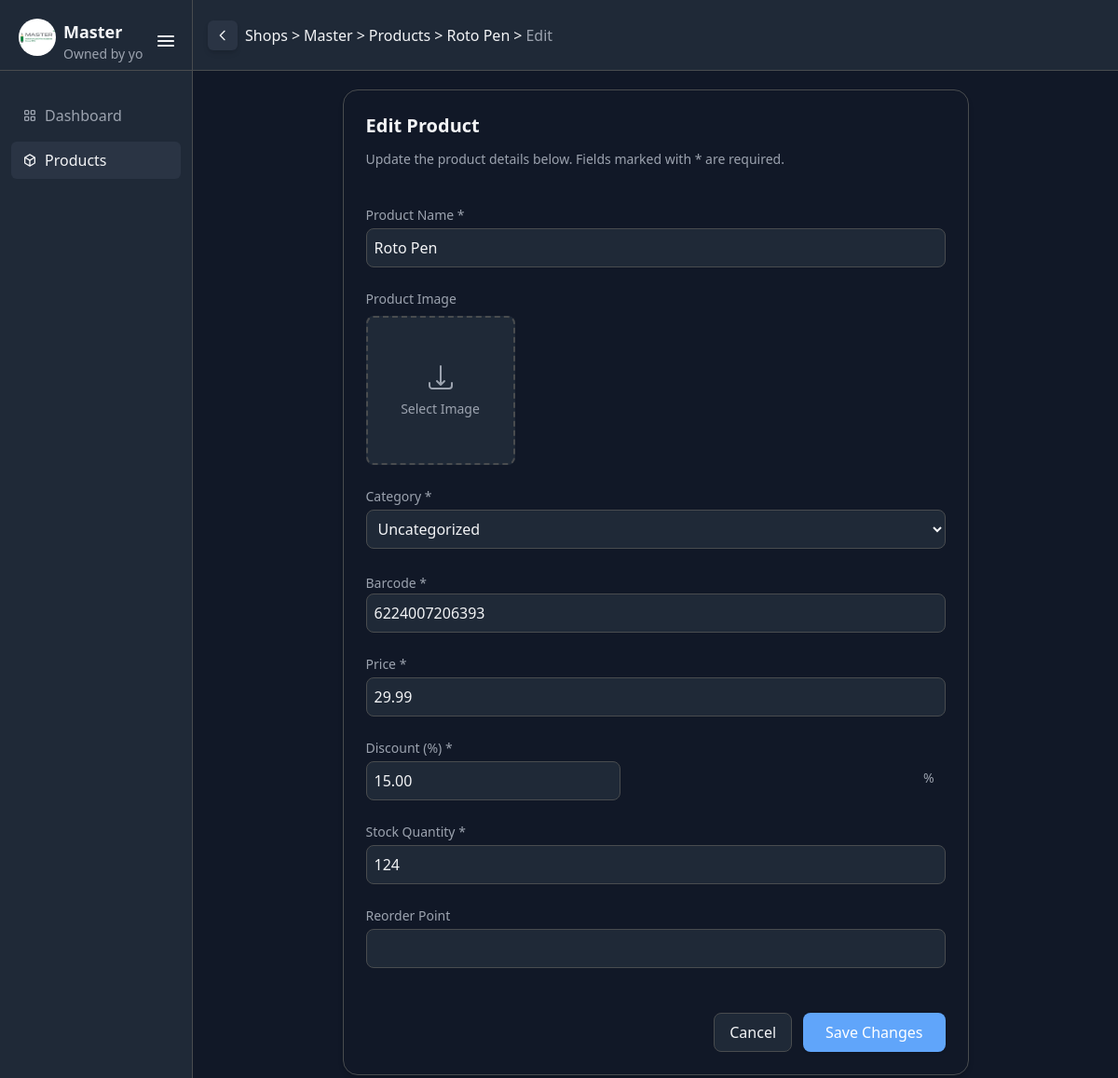
Page /shops/master/product/2/edit/ (signed in) on the committed database.
### pos/models.py (models this page shows, shortened)
class Shop(models.Model):
    name = models.CharField(max_length=100)
    owner = models.ForeignKey(User, on_delete=models.CASCADE, related_name="shops")
    managers = models.ManyToManyField(User, through='ShopManager')
    created_at = models.DateTimeField(auto_now_add=True)
    logo = models.ImageField(upload_to="logos/", null=True, blank=True)
    slug = models.SlugField(unique=True, blank=True)
    discount_percentage = models.DecimalField(max_digits=4, decimal_places=2, default=0)
    tax_percentage = models.DecimalField(max_digits=4, decimal_places=2, default=0)
    currency_code = models.CharField(max_length=10) # Examples: EGP, $, ect...
    def get_logo_url(self):
        if self.logo:
            return self.logo.url
        return "/media/defaults/logo.jpg"

class Product(models.Model):
    shop = models.ForeignKey(Shop, on_delete=models.CASCADE, related_name="products")
    name = models.CharField(max_length=200)
    barcode = models.CharField(max_length=13)
    price = models.DecimalField(max_digits=10, decimal_places=2)
    stock_quantity = models.IntegerField()
    discount_percentage = models.DecimalField(max_digits=5, decimal_places=2)
    price_after_discount = models.DecimalField(max_digits=10, decimal_places=2, blank=True, null=True)
    reorder_point = models.IntegerField(null=True, blank=True)
    is_deleted = models.BooleanField(default=False)
    marked_for_deletion_at = models.DateTimeField(null=True, blank=True)
    category = models.ForeignKey(Category, on_delete=models.SET_NULL, null=True, blank=True, related_name="products")
    image = models.ImageField(upload_to=image_upload_to, null=True, blank=True)
    class Meta:
        constraints = [
            models.UniqueConstraint(fields=['shop', 'barcode'], name='unique_shop_barcode_product')
            ]

### pos/views.py (the view, shortened to what this page needs)
# urls.py: path('shops/<str:slug>/product/<int:pk>/edit/', views.ProductUpdateView.as_view(), name='product_update'),
class ProductUpdateView(ShopAccessMixin, UpdateView):
    template_name = 'pos/shop/product_update.html'
    model = Product
    form_class = ProductForm
    active_page = "products"
    required_perms = ["can_edit_products"]
    def get_form(self, form_class=None):
        form =  super().get_form(form_class)
        form.fields["category"].queryset = Category.objects.filter(shop=self.shop)
        return form
    def get_queryset(self):
        return Product.objects.filter(shop=self.shop)
    def get_form_kwargs(self):
        kwargs = super().get_form_kwargs()
        kwargs["shop"] = self.shop
        return kwargs
    def get_breadcrumbs(self):
        base = super().get_breadcrumbs()
        base.extend([{"name": "Products", "url": reverse('products', args=[self.shop.slug])},
                     {"name": self.object.name, "url": reverse("product_details", args=[self.shop.slug, self.object.pk])},
                     {"name": "Edit", "url": None}])
        return base

### pos/forms.py
class ProductForm(forms.ModelForm):
    class Meta:
        model = Product
        fields = ['image', 'name', 'category', 'barcode', 'price', 'discount_percentage', 'stock_quantity', 'reorder_point']
    def __init__(self, *args, **kwargs):
        shop = kwargs.pop("shop", None)
        super().__init__(*args, **kwargs)
        if shop:
            self.fields["category"].queryset = Category.objects.filter(shop=shop)
            self.fields["category"].label_from_instance = lambda cat: cat.name
        self.fields['image'].widget.clear_checkbox_label = ''
        self.fields['category'].empty_label = None

### pos/templatetags/form_tags.py (called while the page is built)
@register.filter(name='add_class')
def add_class(field, css):
    return field.as_widget(attrs={'class': css})

### pos/views.py (called while the page is built, shortened)
    def get_breadcrumbs(self):
        return [{"name": "Shops", "url": reverse("home")},
                {"name": self.shop.name, "url": reverse("dashboard", args=[self.shop.slug])}]

    def dispatch(self, request, *args, **kwargs):
        slug = self.kwargs.get("slug")
        shop = get_object_or_404(Shop, slug=slug)
        if request.user.shops.filter(pk=shop.pk).exists():
            self.shop = shop
            self.isOwner = True
            self.shop_manager = None
            return super().dispatch(request, *args, **kwargs)

    def get_context_data(self, **kwargs):
        context =  super().get_context_data(**kwargs)
        context.update({
            'shop': self.shop,
            'isOwner': self.isOwner,
            'shop_manager': self.shop_manager,
            'active_page': self.active_page,
            'breadcrumbs': self.get_breadcrumbs()
        })
        return context

### pos/templates/pos/shop/product_update.html (shortened to what this page needs)
{% extends 'pos/shop/shop_base.html' %}
{% load static %}
{% load form_tags %}
{% block content %}
    <div class="text-text">
        <form method="post" enctype="multipart/form-data"
            class="flex flex-col gap-6 max-w-2xl mx-auto bg-card p-6 rounded-2xl shadow-md border border-border">
            <div class="flex flex-col gap-1">
                <h2 class="text-xl font-semibold text-text mb-2">Edit Product</h2>
                <span class="text-secondary-text text-sm mb-4">Update the product details below. Fields marked with * are required.</span>
            </div>
            <div class="flex flex-col gap-1">
                <label for="{{ form.name.id_for_label }}" class="text-sm font-medium text-secondary-text">
                    Product Name *
                </label>
                {{ form.name|add_class:"bg-surface text-text border border-border rounded-lg p-2 focus:border-primary focus:ring-1 focus:ring-primary transition-all" }}
            </div>
            <div class="flex flex-col gap-2">
                <label class="text-sm font-medium text-secondary-text">Product Image</label>
                <label for="id_image" id="upload-box"
                        class="flex flex-col justify-center items-center gap-2 border-2 border-dashed border-border bg-surface hover:border-primary cursor-pointer transition rounded-lg w-40 h-40 {% if product.image %}hidden{% endif %}">
                    <svg xmlns="http://www.w3.org/2000/svg" fill="none" viewBox="0 0 24 24" stroke-width="1.5" stroke="currentColor" class="w-8 h-8 text-secondary-text">
                        <path stroke-linecap="round" stroke-linejoin="round" d="M3 16.5v2.25A2.25 2.25 0 005.25 21h13.5A2.25 2.25 0 0021 18.75V16.5m-9-13.5v15m0 0l-3-3m3 3l3-3" />
                    </svg>
                    <span class="text-sm text-secondary-text">Select Image</span>
                </label>
                </div>
            <div class="flex flex-col gap-1">
                <label for="{{ form.category.id_for_label }}" class="text-sm font-medium text-secondary-text">
                    Category *
                </label>
                {{ form.category|add_class:"bg-surface text-text border border-border rounded-lg p-2 hover:border-primary transition-colors cursor-pointer" }}
            </div>
            <div>
                <label class="text-sm font-medium text-secondary-text">Barcode *</label>
                {{ form.barcode|add_class:"bg-surface border border-border rounded-lg p-2 w-full focus:outline-none focus:ring-2 focus:ring-primary" }}
            </div>
            <div class="flex flex-col gap-1">
                <label for="{{ form.price.id_for_label }}" class="text-sm font-medium text-secondary-text">
                    Price *
                </label>
                {{ form.price|add_class:"bg-surface text-text border border-border rounded-lg p-2 focus:border-primary focus:ring-1 focus:ring-primary transition-all" }}
            </div>
            <div class="flex flex-col gap-1">
                <label for="{{ form.discount_percentage.id_for_label }}" class="text-sm font-medium text-secondary-text">
                    Discount (%) *
                </label>
                <div class="relative">
                    {{ form.discount_percentage|add_class:"bg-surface text-text border border-border rounded-lg p-2 pr-8 focus:border-primary focus:ring-1 focus:ring-primary transition-all" }}
                    <span class="absolute right-3 top-2 text-secondary-text text-sm">%</span>
                </div>
            </div>
            <div class="flex flex-col gap-1">
                <label for="{{ form.stock_quantity.id_for_label }}" class="text-sm font-medium text-secondary-text">
                    Stock Quantity *
                </label>
                {{ form.stock_quantity|add_class:"bg-surface text-text border border-border rounded-lg p-2 focus:border-primary focus:ring-1 focus:ring-primary transition-all" }}
            </div>
            <div class="flex flex-col gap-1">
                <label for="{{ form.reorder_point.id_for_label }}" class="text-sm font-medium text-secondary-text">
                    Reorder Point
                </label>
                {{ form.reorder_point|add_class:"bg-surface text-text border border-border rounded-lg p-2 focus:border-primary focus:ring-1 focus:ring-primary transition-all" }}
            </div>
            <div class="flex justify-end gap-3 mt-6">
                <a href="{% url 'product_details' shop.slug product.id %}"
                class="bg-surface border border-border text-text rounded-lg px-4 py-2 hover:bg-hover transition-colors">
                    Cancel
                </a>
                <button type="submit"
                        class="bg-primary text-white rounded-lg px-6 py-2 hover:bg-primary-dark transition-colors shadow-sm">
                    Save Changes
                </button>
            </div>
        </form>
    </div>
{% endblock %}

### pos/templates/pos/shop/sidebar.html (shortened to what this page needs)
{% load static %}
{% load permissions_extras %}
<div id="sidebar" class="bg-surface h-dvh w-[250px] transition-all duration-300 border-r border-r-border sticky top-0 ">
    <div id="sidebar-header" class="mb-4 border-b mt-3 p-3 border-b-border flex w-full justify-between items-center h-16">
        <div id="shop-details" class="flex gap-2 p-2 rounded-md overflow-hidden">
            <img src="{{ shop.get_logo_url }}" class="rounded-full h-10" alt="">
            <div class="flex flex-col justify-center overflow-hidden text-nowrap">
                <span class="text-text text-lg font-semibold">{{ shop.name }}</span>
                <span class="text-secondary-text text-sm">
                    {% if isOwner %}
                    Owned by you
                    {% else %}
                    Owned by '{{ shop.owner }}'
                    {% endif %}
                </span>
            </div>
        </div>
        <div class="h-[64px] flex items-center">
            <button id="sidebar-btn">
            </button>
        </div>
    </div>
    <ul class="mt-2 flex flex-col gap-2 p-3">
        {% if isOwner or shop_manager|has_permission:"can_view_dashboard" %}
        <li>
            <a href="{% url 'dashboard' shop.slug %}" class="sidebar-item flex items-center justify-start gap-1 hover:bg-hover cursor-pointer rounded-md h-10 pl-2
                {% if active_page == 'dashboard' %}
                fill-text text-text bg-hover
                {% else %}
                fill-secondary-text text-secondary-text
                {% endif %}">
                <div>
                    <span class="sidebar-item-label text-base font-medium">Dashboard</span>
                </div>
            </a>
        </li>
        {% endif %}
        {% if isOwner or shop_manager|has_permission:"can_view_products" %}
        <li>
            <a href="{% url 'products' shop.slug %}" class="sidebar-item flex items-center justify-start gap-1 hover:bg-hover cursor-pointer rounded-md h-10 pl-2
                {% if active_page == 'products' %}
                fill-text text-text bg-hover
                {% else %}
                fill-secondary-text text-secondary-text
                {% endif %}">
                <div>
                    <span class="sidebar-item-label text-base font-medium">Products</span>
                </div>
            </a>
        </li>
        {% endif %}
    </ul>
</div>

### pos/templates/pos/shop/breadcrumbs.html (shortened to what this page needs)
<div class="flex items-center gap-2 justify-start text-text">
  {% if breadcrumbs|length > 2 %}
    {% with prev=breadcrumbs|slice:":-1"|last %}
      {% if prev.url %}
        <a href="{{ prev.url }}"
           class="flex items-center gap-1 text-sm text-text hover:text-primary bg-hover p-2 rounded-md shadow-md">
          <svg xmlns="http://www.w3.org/2000/svg" class="w-4 h-4" fill="none" viewBox="0 0 24 24" stroke="currentColor">
            <path stroke-linecap="round" stroke-linejoin="round" stroke-width="2" d="M15 19l-7-7 7-7" />
          </svg>
        </a>
      {% endif %}
    {% endwith %}
  {% endif %}
  <nav class="text-text flex items-center gap-1">
    {% for crumb in breadcrumbs %}
      {% if crumb.url %}
        <a href="{{ crumb.url }}" class="hover:text-primary">{{ crumb.name }}</a>
      {% else %}
        <span class="text-secondary-text font-medium">{{ crumb.name }}</span>
      {% endif %}
      {% if not forloop.last %}
        <span>></span>
      {% endif %}
    {% endfor %}
  </nav>
</div>

### rows in the picture
Shop: get_logo_url (picture), name "Master", name "Master"
Product: name "Roto Pen", name "Roto Pen", category "Uncategorized", barcode "6224007206393", price "29.99", discount_percentage "15.00", stock_quantity "124"

### other values in the picture
{{ crumb.name }} "Shops" "Products"
{{ crumb.name }} "Edit"
